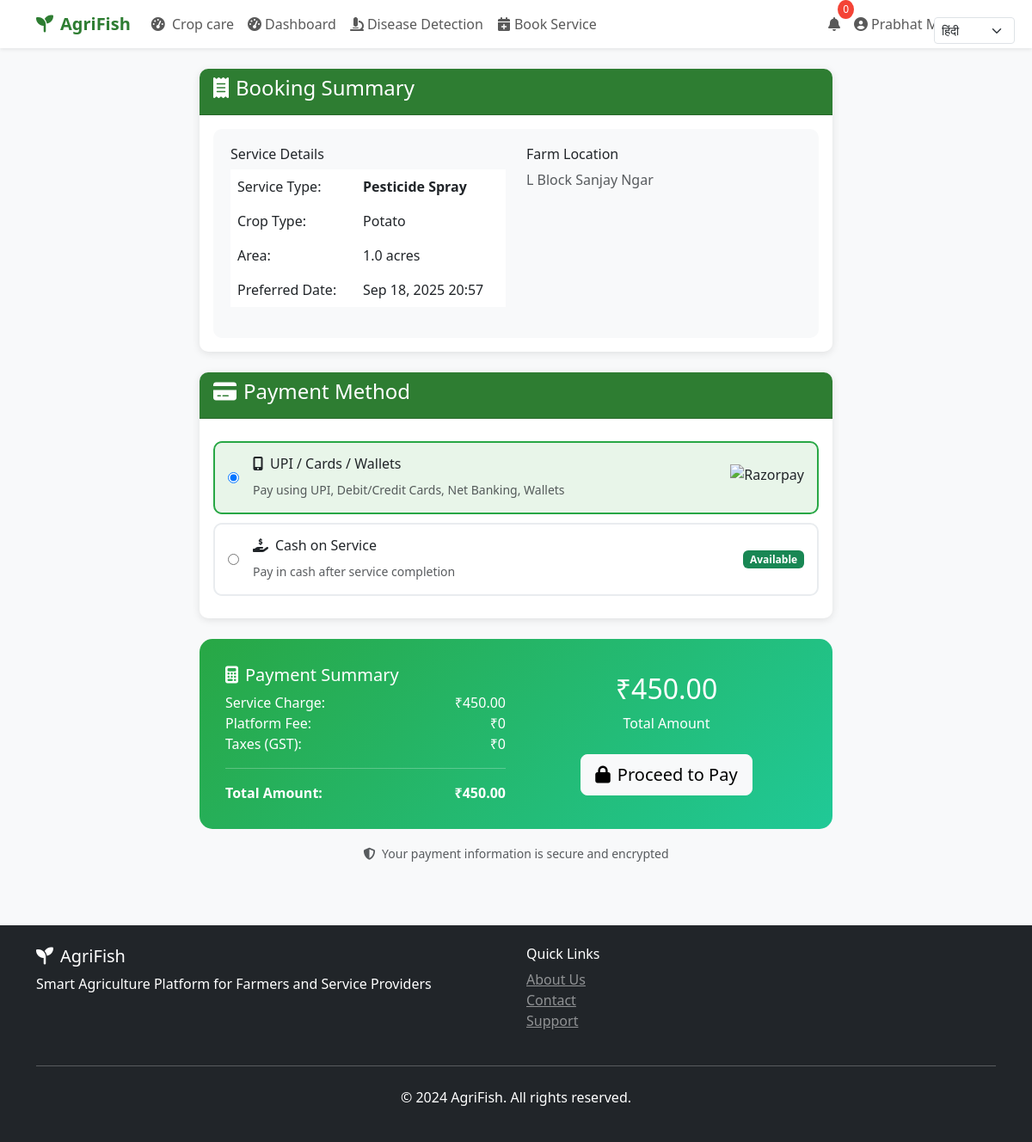
The page /booking/payment/1/ (signed in) on the database its author committed.
### core/models.py (models this page shows, shortened)
class ServiceBooking(models.Model):
    STATUS_CHOICES = [
        ('pending', 'Pending'),
        ('accepted', 'Accepted'),
        ('in_progress', 'In Progress'),
        ('completed', 'Completed'),
        ('cancelled', 'Cancelled'),
    ]
    PAYMENT_STATUS = [
        ('pending', 'Pending'),
        ('paid', 'Paid'),
        ('refunded', 'Refunded'),
    ]
    URGENCY_LEVELS = [
        ('routine', 'Routine'),
        ('within_week', 'Within Week'),
        ('immediate', 'Immediate'),
    ]
    booking_id = models.UUIDField(default=uuid.uuid4, unique=True)
    farmer = models.ForeignKey(UserProfile, on_delete=models.CASCADE, related_name='farmer_bookings')
    worker = models.ForeignKey(UserProfile, on_delete=models.CASCADE, related_name='worker_bookings', null=True, blank=True)
    service_type = models.CharField(max_length=100, default='Pesticide Spray')
    crop_type = models.CharField(max_length=100)
    area_acres = models.FloatField(validators=[MinValueValidator(0.1)])
    disease_detection = models.ForeignKey(CropDiseaseDetection, on_delete=models.SET_NULL, null=True, blank=True)
    urgency = models.CharField(max_length=20, choices=URGENCY_LEVELS, default='routine')
    farm_latitude = models.FloatField()
    farm_longitude = models.FloatField()
    farm_address = models.TextField()
    preferred_date = models.DateTimeField()
    status = models.CharField(max_length=15, choices=STATUS_CHOICES, default='pending')
    notes = models.TextField(blank=True)
    estimated_cost = models.DecimalField(max_digits=10, decimal_places=2)
    final_cost = models.DecimalField(max_digits=10, decimal_places=2, null=True, blank=True)
    payment_status = models.CharField(max_length=10, choices=PAYMENT_STATUS, default='pending')
    razorpay_order_id = models.CharField(max_length=100, null=True, blank=True)
    razorpay_payment_id = models.CharField(max_length=100, null=True, blank=True)
    work_started_at = models.DateTimeField(null=True, blank=True)
    work_completed_at = models.DateTimeField(null=True, blank=True)
    actual_duration_hours = models.FloatField(null=True, blank=True)
    created_at = models.DateTimeField(auto_now_add=True)
    updated_at = models.DateTimeField(auto_now=True)
    accepted_at = models.DateTimeField(null=True, blank=True)
    completed_at = models.DateTimeField(null=True, blank=True)
    class Meta:
        ordering = ['-created_at']

### core/views.py (the view, shortened to what this page needs)
# urls.py: path('booking/payment/<int:booking_id>/', views.booking_payment, name='booking_payment'),
@login_required
def booking_payment(request, booking_id):
    booking = get_object_or_404(ServiceBooking, id=booking_id, farmer=request.user.userprofile)
    return render(request, 'farmer/booking_payment.html', {'booking': booking ,  'razorpay_key_id' : settings.RAZORPAY_KEY_ID, })

### templates/farmer/booking_payment.html (shortened to what this page needs)
{% extends 'base.html' %}
{% block content %}
<div class="container py-4">
    <div class="row justify-content-center">
        <div class="col-md-8">
            <div class="card mb-4">
                <div class="card-header">
                    <h4><i class="fas fa-receipt me-2"></i>Booking Summary</h4>
                </div>
                <div class="card-body">
                    <div class="booking-summary">
                        <div class="row">
                            <div class="col-md-6">
                                <h6>Service Details</h6>
                                <table class="table table-borderless">
                                    <tr>
                                        <td>Service Type:</td>
                                        <td><strong>{{ booking.service_type }}</strong></td>
                                    </tr>
                                    <tr>
                                        <td>Crop Type:</td>
                                        <td>{{ booking.crop_type|title }}</td>
                                    </tr>
                                    <tr>
                                        <td>Area:</td>
                                        <td>{{ booking.area_acres }} acres</td>
                                    </tr>
                                    <tr>
                                        <td>Preferred Date:</td>
                                        <td>{{ booking.preferred_date|date:"M d, Y H:i" }}</td>
                                    </tr>
                                </table>
                            </div>
                            <div class="col-md-6">
                                <h6>Farm Location</h6>
                                <p class="text-muted">{{ booking.farm_address|truncatechars:100 }}</p>
                            </div>
                        </div>
                    </div>
                </div>
            </div>
            <div class="card">
                <div class="card-header">
                    <h4><i class="fas fa-credit-card me-2"></i>Payment Method</h4>
                </div>
                <div class="card-body">
                    <form id="paymentForm">
                        <div class="payment-method active" data-method="razorpay">
                            <div class="d-flex align-items-center">
                                <input type="radio" name="payment_method" value="razorpay" checked class="me-3">
                                <div class="flex-grow-1">
                                    <h6><i class="fas fa-mobile-alt me-2"></i>UPI / Cards / Wallets</h6>
                                    <small class="text-muted">Pay using UPI, Debit/Credit Cards, Net Banking, Wallets</small>
                                </div>
                                <img src="https://razorpay.com/assets/razorpay-logo.svg" alt="Razorpay" height="30">
                            </div>
                        </div>
                        <div class="payment-method" data-method="cod">
                            <div class="d-flex align-items-center">
                                <input type="radio" name="payment_method" value="cod" class="me-3">
                                <div class="flex-grow-1">
                                    <h6><i class="fas fa-hand-holding-usd me-2"></i>Cash on Service</h6>
                                    <small class="text-muted">Pay in cash after service completion</small>
                                </div>
                                <span class="badge bg-success">Available</span>
                            </div>
                        </div>
                    </form>
                </div>
            </div>
            <div class="payment-card mt-4">
                {% load math_extras %}
                <div class="row align-items-center">
                    <div class="col-md-6">
                        <h5><i class="fas fa-calculator me-2"></i>Payment Summary</h5>
                        <div class="d-flex justify-content-between">
                            <span>Service Charge:</span>
                            <span>₹{{ booking.estimated_cost }}</span>
                        </div>
                        <div class="d-flex justify-content-between">
                            <span>Platform Fee:</span>
                            <span>₹0</span>
                        </div>
                        <div class="d-flex justify-content-between">
                            <span>Taxes (GST):</span>
                            <span>₹0</span>
                        </div>
                        <hr>
                        <div class="d-flex justify-content-between">
                            <strong>Total Amount:</strong>
                            <strong>₹{{ booking.estimated_cost }}</strong>
                        </div>
                    </div>
                    <div class="col-md-6 text-center">
                        <h2>₹{{ booking.estimated_cost }}</h2>
                        <p class="mb-0">Total Amount</p>
                        <div class="mt-4">
                            <button type="button" class="btn btn-light btn-lg" id="proceedPayment">
                                <i class="fas fa-lock me-2"></i>Proceed to Pay
                            </button>
                        </div>
                    </div>
                </div>
            </div>
            <div class="text-center mt-3">
                <small class="text-muted">
                    <i class="fas fa-shield-alt me-1"></i>
                    Your payment information is secure and encrypted
                </small>
            </div>
        </div>
    </div>
</div>
{% endblock %}

### templates/base.html (shortened to what this page needs)
<!DOCTYPE html>
<html lang="en">
<head>
    <link href="https://cdnjs.cloudflare.com/ajax/libs/bootstrap/5.3.0/css/bootstrap.min.css" rel="stylesheet">
    <link href="https://cdnjs.cloudflare.com/ajax/libs/font-awesome/6.4.0/css/all.min.css" rel="stylesheet">
</head>
<body>
    <div class="language-selector">
        <select id="languageSelect" class="form-select form-select-sm">
            <option value="hi">हिंदी</option>
        </select>
    </div>
    <nav class="navbar navbar-expand-lg navbar-light bg-white shadow-sm">
        <div class="container">
            <a class="navbar-brand" href="{% url 'home' %}">
                <i class="fas fa-seedling me-2"></i>AgriFish
            </a>
            <div class="collapse navbar-collapse" id="navbarNav">
                <ul class="navbar-nav me-auto">
                    <li class="nav-item">
                                <a class="nav-link" href=" http://172.28.29.134:1020/">
                                    <i class="fas fa-tachometer-alt me-1"></i> Crop care
                                </a>
                            </li>
                    {% if user.is_authenticated %}
                        {% if user.userprofile.user_type == 'farmer' %}
                            <li class="nav-item">
                                <a class="nav-link" href="{% url 'farmer_dashboard' %}">
                                    <i class="fas fa-tachometer-alt me-1"></i>Dashboard
                                </a>
                            </li>
                            <li class="nav-item">
                                <a class="nav-link" href="{% url 'disease_detection' %}">
                                    <i class="fas fa-microscope me-1"></i>Disease Detection
                                </a>
                            </li>
                            <li class="nav-item">
                                <a class="nav-link" href="{% url 'book_service' %}">
                                    <i class="fas fa-calendar-plus me-1"></i>Book Service
                                </a>
                            </li>
                        {% elif user.userprofile.user_type == 'worker' %}
                            <li class="nav-item">
                                <a class="nav-link" href="{% url 'worker_dashboard' %}">
                                    <i class="fas fa-tachometer-alt me-1"></i>Dashboard
                                </a>
                            </li>
                        {% endif %}
                    {% endif %}
                </ul>
                <ul class="navbar-nav">
                    {% if user.is_authenticated %}
                        <li class="nav-item dropdown">
                            <a class="nav-link position-relative" href="{% url 'notifications' %}">
                                <i class="fas fa-bell"></i>
                                <span class="notification-badge" id="notificationCount" style="display: none;">0</span>
                            </a>
                        </li>
                        <li class="nav-item dropdown">
                            <a class="nav-link dropdown-toggle" href="#" id="navbarDropdown" role="button" data-bs-toggle="dropdown">
                                <i class="fas fa-user-circle me-1"></i>{{ user.get_full_name|default:user.username }}
                            </a>
                        </li>
                    {% endif %}
                </ul>
            </div>
        </div>
    </nav>
    <main>
        {% block content %}{% endblock %}
    </main>
    <footer class="bg-dark text-white py-4 mt-5">
        <div class="container">
            <div class="row">
                <div class="col-md-6">
                    <h5><i class="fas fa-seedling me-2"></i>AgriFish</h5>
                    <p>Smart Agriculture Platform for Farmers and Service Providers</p>
                </div>
                <div class="col-md-6">
                    <h6>Quick Links</h6>
                    <ul class="list-unstyled">
                        <li><a href="#" class="text-white-50">About Us</a></li>
                        <li><a href="#" class="text-white-50">Contact</a></li>
                        <li><a href="{% url 'chat_interface' %}" class="text-white-50">Support</a></li>
                    </ul>
                </div>
            </div>
            <hr class="my-4">
            <div class="text-center">
                <p>&copy; 2024 AgriFish. All rights reserved.</p>
            </div>
        </div>
    </footer>
</body>
</html>

### templates/base.html (style rules this page uses)
:root { --primary-color: #2E7D32; --secondary-color: #4CAF50; --accent-color: #8BC34A; --warning-color: #FF9800; --danger-color: #F44336; }
body { font-family: 'Segoe UI', Tahoma, Geneva, Verdana, sans-serif; background-color: #f8f9fa; }
.navbar-brand { font-weight: bold; color: var(--primary-color) !important; }
.card { box-shadow: 0 2px 10px rgba(0,0,0,0.1); border: none; border-radius: 10px; }
.card-header { background-color: var(--primary-color); color: white; border-radius: 10px 10px 0 0 !important; }
.notification-badge { position: absolute; top: -8px; right: -8px; background-color: var(--danger-color); color: white; border-radius: 50%; padding: 2px 6px; font-size: 0.75rem; }
.language-selector { position: fixed; top: 20px; right: 20px; z-index: 1050; }

### templates/farmer/booking_payment.html (style rules this page uses)
.payment-card { background: linear-gradient(135deg, #28a745, #20c997); color: white; border-radius: 15px; padding: 30px; }
.booking-summary { background: #f8f9fa; border-radius: 10px; padding: 20px; }
.payment-method { border: 2px solid #e9ecef; border-radius: 10px; padding: 15px; margin: 10px 0; cursor: pointer; transition: all 0.3s ease; }
.payment-method:hover, .payment-method.active { border-color: #28a745; background-color: #e8f5e9; }

### rows shown on the page
ServiceBooking: service_type "Pesticide Spray", crop_type "Potato", area_acres "1.0", preferred_date "Sep 18, 2025 20:57", farm_address "L Block Sanjay Ngar", estimated_cost "450.00"

### other values the page prints
{{ user.get_full_name|default:user.username }} "Prabhat Maurya"
